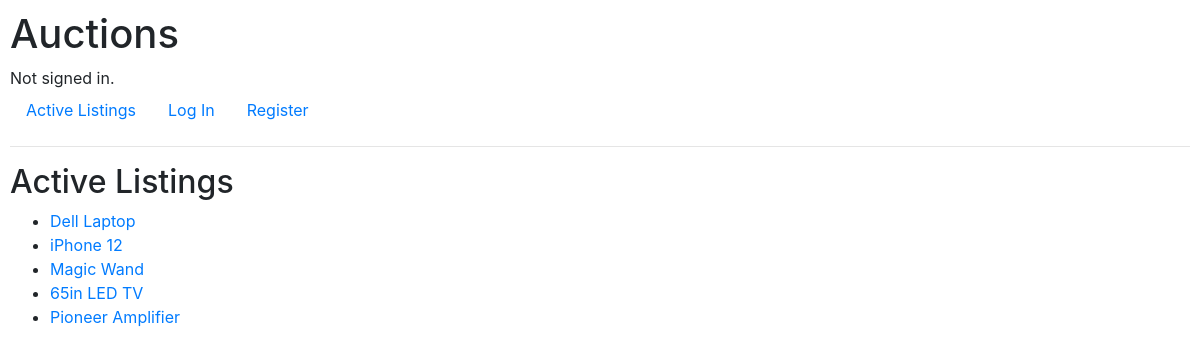
The page / on the database its author committed.
### auctions/models.py (models this page shows, shortened)
class Listing(models.Model):
    title = models.CharField(max_length= 30)
    description = models.CharField(max_length= 200)
    creator = models.ForeignKey(User, on_delete=models.CASCADE, related_name="user", null=True)
    bid = models.ManyToManyField("Bid", related_name="current_bid", null=True)
    bidders = models.ManyToManyField(User, blank=True, related_name="buyers")
    pub_date = models.DateField(default=date.today)
    mod_date = models.DateField(default=date.today)
    comments = models.ManyToManyField("Comment", related_name="listing_comments", null=True, blank=True)
    category = models.ManyToManyField("Category", related_name="listing_category", null=True)

### auctions/views.py (the view)
# urls.py: path("", views.index, name="index"),
def index(request):
    listings = Listing.objects.all()
    return render(request, "auctions/index.html", {"listings": listings})

### auctions/templates/auctions/index.html
{% extends "auctions/layout.html" %}
{% block body %}
    <h2>Active Listings</h2>
    <ul>
        {% for listing in listings %}
            <li><a href="listings/{{listing.id}}">{{listing.title}}</a></li>
        {% endfor %}
    </ul>
{% endblock %}

### auctions/static/auctions/styles.css (style rules this page uses)
body { padding: 10px; }

### rows shown on the page
Listing: title "Dell Laptop"
Listing: title "iPhone 12"
Listing: title "Magic Wand"
Listing: title "65in LED TV"
Listing: title "Pioneer Amplifier"
